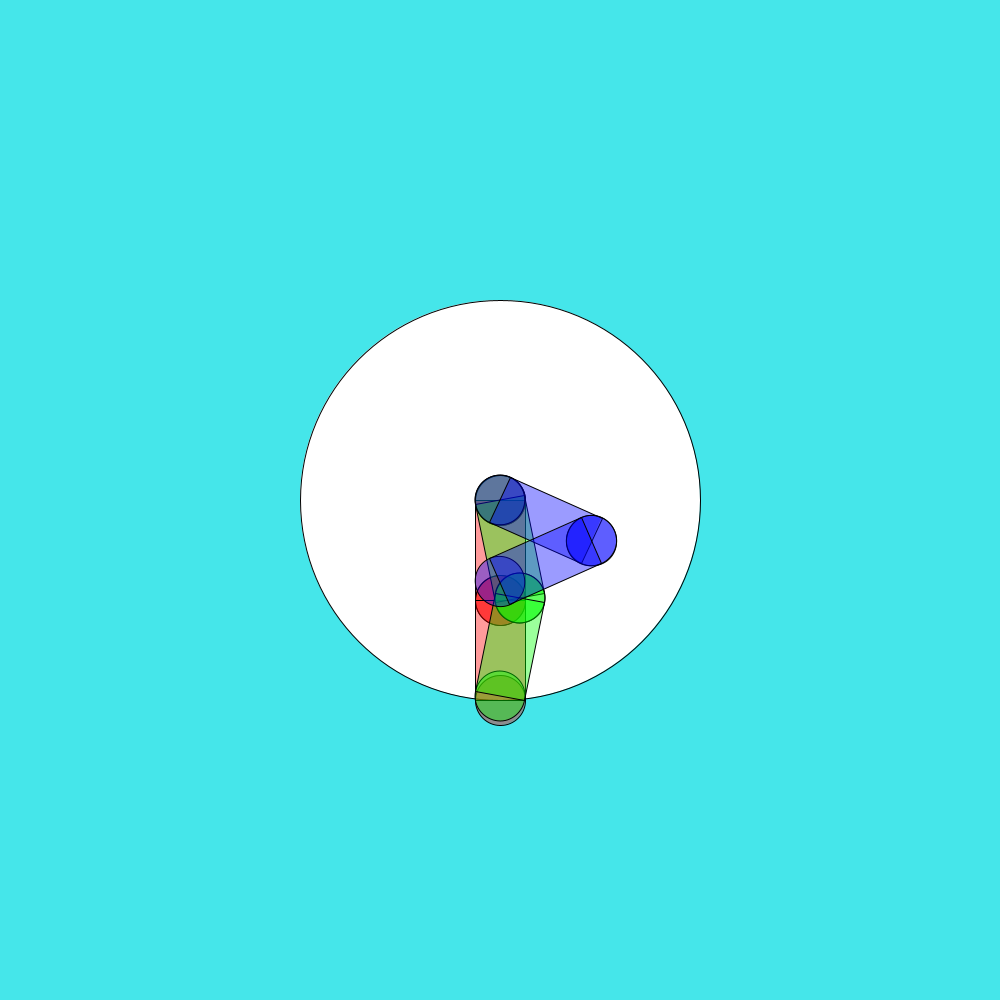
Frame 1 (no input)
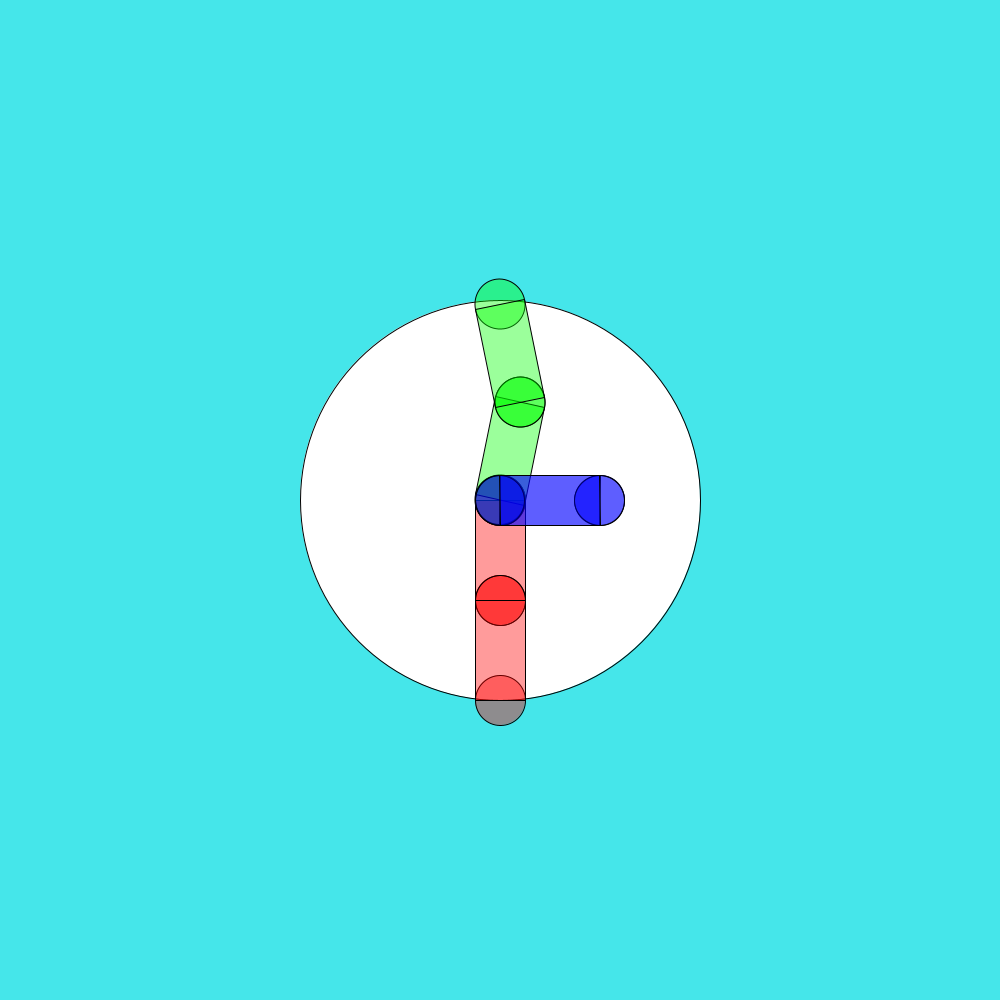
Frame 60 (the mouse pressed at the canvas centre just before this capture)
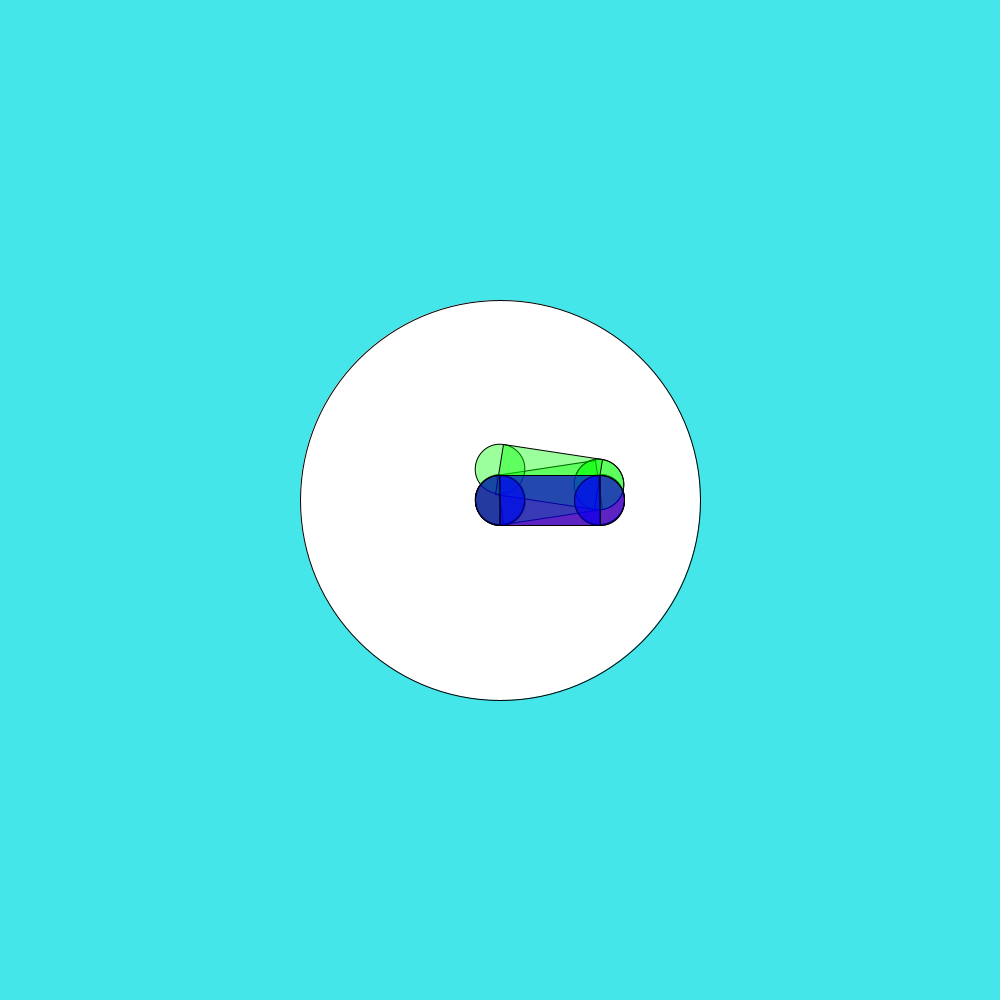
Frame 120 (the mouse held since frame 60 and released just before this capture)

The Processing sketch that drew these frames (run headless with seeded random() and noise(); from frame 60 on, the mouse is pressed at the canvas centre):

// Processing sketch: Lezione_4_Lezione22_Newton
// ── Lezione_4_Lezione22_Newton.pde
float q1=PI/2.0;
float q2=0.0;
float angolo1=0.0;
float angolo2=0.0;
int link1=100;
float angolo1v=0.0;
float angolo2v=0.0;
float x=0;
float y=0;
int target_r=255;
int target_g=255;
int target_b=255;
float K =0.01;
float gomito = 1.0;

void setup()
{
  size(1000, 1000);
  background(#45E6EA);
}

void draw()
{
  float s_12=sin(q2+q1);
  float c_12=cos(q2+q1);
  float L_1=100;
  float L_2=100;
  float s_1 = sin(q1);
  float s_2 = sin(q2);
  
  if(abs(s_2)<0.01) s_2=0.01;
  
  float c_1=cos(q1);
  float c_2=cos(q2);
  float Q1=(s_12*(y-L_2*s_12-L_1*s_1))/(L_1*s_2)+(c_12*(x-L_2*c_12-L_1*c_1))/(L_1*s_2);
  float Q2=((-L_2*s_12-L_1*s_1)*(y-L_2*s_12-L_1*s_1))/(L_1*L_2*s_2)+((-L_2*c_12-L_1*c_1)*(x-L_2*c_12-L_1*c_1))/(L_1*L_2*s_2);
  
  float kk=0.1; //-lambda/2
  q1=q1+kk*Q1;
  q2=q2+kk*Q2;
  
  //Leggi di controllo
  angolo1v=angolo1v+K*(q1-PI/2-angolo1v);
  angolo2v=angolo2v+K*(q2-angolo2v);

  background(#45E6EA);
  pushMatrix();
  translate(500, 500);
  fill(255);
  circle(0, 0, 2*2*link1);

  pushMatrix();
  translate(x, y);
  target(50);
  popMatrix();

  dueDOF(angolo1, angolo2, 255, 0, 0, link1);
  popMatrix();

  pushMatrix();
  translate(500, 500);
  dueDOF(angolo1v, angolo2v, 0, 255, 0, link1);
  popMatrix();
  
  pushMatrix();
  translate(500, 500);
  dueDOF(q1-PI/2, q2, 0, 0, 255, link1);
  popMatrix();
}

void dueDOF(float q1, float q2, int r, int g, int b, int t)
{
  rotate(q1);
  link(50, 50, 100, r, g, b, t);
  translate(0, 100);
  rotate(q2);
  link(50, 50, 100, r, g, b, t);
}

void target(int R) {
  fill(target_r, target_g, target_b);
  circle(0, 0, R);
}

void link(int R, int larg, int lung, int r, int g, int b, int t)
{
  fill(r, g, b, t);
  circle(0, 0, R);
  circle(0, lung, R);
  rect(-R/2, 0, larg, lung);
}


void keyPressed()
{
  if (keyCode == '1') angolo1 = angolo1+0.5;
  if (keyCode == '2') angolo2 = angolo2+0.5;
  if (keyCode == '8') angolo1 = angolo1-0.5;
  if (keyCode == '9') angolo2 = angolo2-0.5;
  if (keyCode == ENTER) {
    angolo1=0;
    angolo2=0;
  }
  if (keyCode == 'G') {
    gomito=-gomito;
    mousePressed();
  }
}

void mousePressed() {
  x=mouseX-500;
  y=mouseY-500;
  println(x, y);
  if (x*x+y*y<link1*link1+link1*link1) {
    target_b=0;
    target_r=0;
    target_g=255;
  } else {
    target_b=0;
    target_r=255;
    target_g=0;
  }

  float a=(x*x+y*y-link1*link1-link1*link1)/(2*link1*link1);
  float c2=a;
  float s2=gomito*sqrt(abs(1-a*a));
  float b1=link1+c2*link1;
  float b2=link1*s2;
  float c1=b1*x+b2*y;
  float s1=-b2*x+b1*y;
  angolo1 = atan2(s1, c1)-PI/2;
  angolo2 = atan2(s2, c2); 
}
